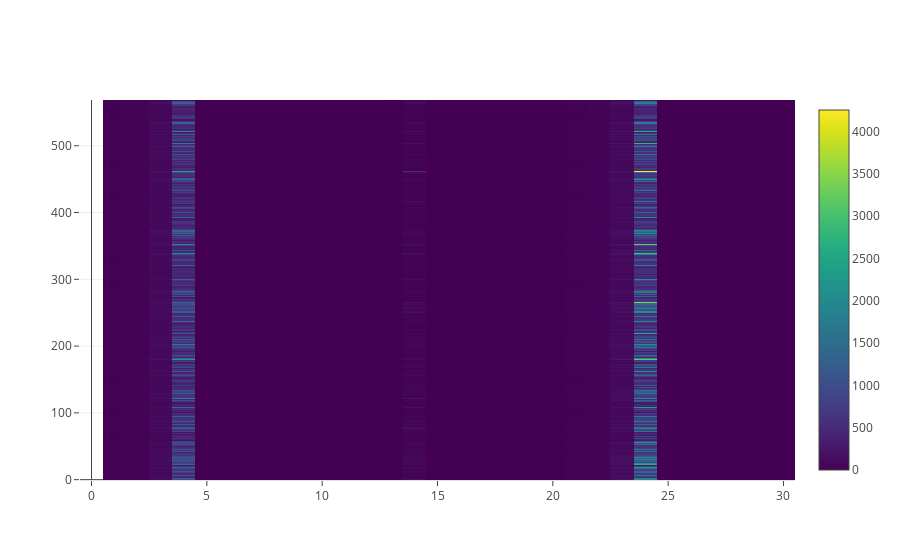

Notebook cell for this chart:
### Code cell
data = [go.Heatmap( z=df_b_cancer.values.tolist(), colorscale='Viridis')]
iplot(data)

### Figure 1 — Plotly figure (JSON) as saved in the notebook; plotly's stock layout.template omitted (floating-point values rounded to 4 significant figures; data arrays with more than 128 entries replaced by an {"elided": "..."} marker saying what was removed)
{"data": [{"colorscale": "Viridis", "type": "heatmap", "uid": "f390baa9-b46c-4266-8c70-45501156f333", "z": {"elided": "569x31 mixed values"}}], "layout": {}}
